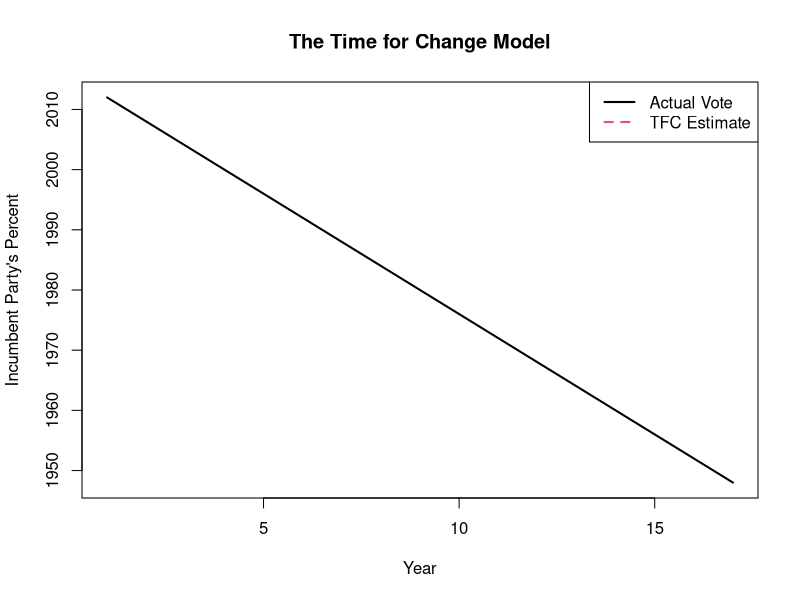

The R script that drew this image:
## ---- chunk 1
tfc <- if(interactive()){
  read.table("Topics_in_Generalized_Linear_Models/Time_for_a_Change_Election_Model/tfc.csv", as.is=TRUE, header=TRUE, sep=",")
  } else {
    read.table("tfc.csv", as.is=TRUE, header=TRUE, sep=",")
  }
## ---- chunk 2
fit <- 51.5 + 0.1*tfc$approval + 0.6*tfc$q2 - 1.4*tfc$tfc
plot(tfc$year, tfc$pv, type='l', col=1, lwd=2, xlab="Year", ylab="Incumbent Party's Percent", main="The Time for Change Model")
lines(tfc$year, fit, col=2, lwd=2, lty=2)
legend('topright', c("Actual Vote", "TFC Estimate"), col=1:2, lwd=2, lty=1:2)
